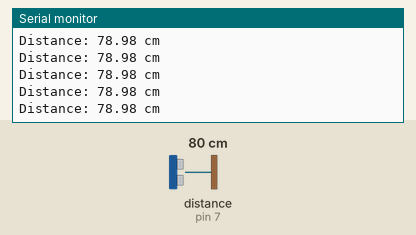
Recording of a sketch running on a simulated Arduino Uno, built with avr-gcc and run on an emulated ATmega328P. Shown: the last lines printed to the serial monitor. Wiring (inferred from the names in the program): ultrasonic range finder: trigger pin 3; echo pin 7. The inputs (shaded band) are chosen by the test bench; at power-on: distance to the obstacle (sensor on pin 7) 80 cm. The echo pulse lasts 58.3 µs per cm.

Above: at 1.2 s.
1.3 s: distance to the obstacle (sensor on pin 7) set to 120 cm
At 1.49 s:
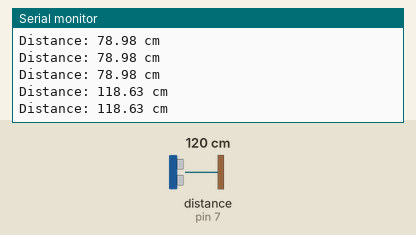
4.3 s: distance to the obstacle (sensor on pin 7) set to 35 cm
At 4.3 s:
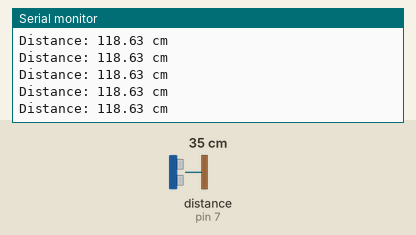
7.3 s: distance to the obstacle (sensor on pin 7) set to 250 cm
At 7.4 s:
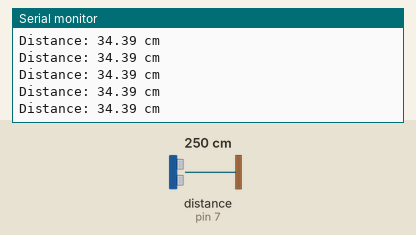
10.3 s: distance to the obstacle (sensor on pin 7) set to 35 cm
At 10.4 s:
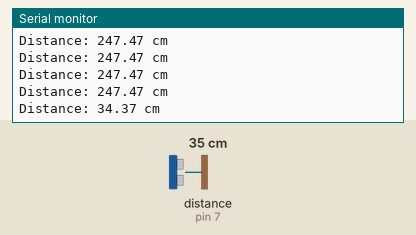
Timing chart, 0 to 13.3 s (numbered marks = the images above; inputs shaded):
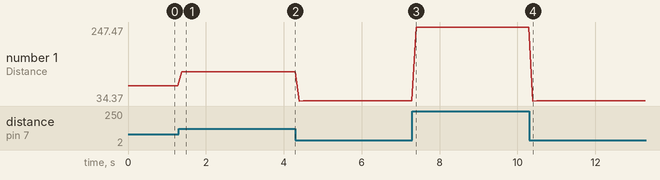

The sketch:

sketch_mar6a.ino
```cpp
int trigPin = 3;
int echoPin = 7;

void setup() {
  pinMode(trigPin, OUTPUT);
  pinMode(echoPin, INPUT);
  Serial.begin(9600);
}

void loop() {
  long duration;
  float distanceCm;
  digitalWrite(trigPin, LOW);
  delayMicroseconds(1);
  digitalWrite(trigPin, HIGH);
  delayMicroseconds(10);
  digitalWrite(trigPin, LOW);
  duration = pulseIn(echoPin, HIGH);
  distanceCm = duration * 0.017;
  Serial.print("Distance: ");
  Serial.print(distanceCm);
  Serial.println(" cm");
  delay(100);
}
```

Measured:
- after the input at 1.3 s, the serial monitor: prints a new line after 0.08 s (image 1)
- after the input at 10.3 s, the serial monitor: prints a new line after 0.10 s (image 4)
- plotted number 1: 78.98 → 118.63 after the input at 1.3 s, 118.63 → 34.39 after the input at 4.3 s, 34.39 → 247.47 after the input at 7.3 s, 247.47 → 34.39 after the input at 10.3 s
